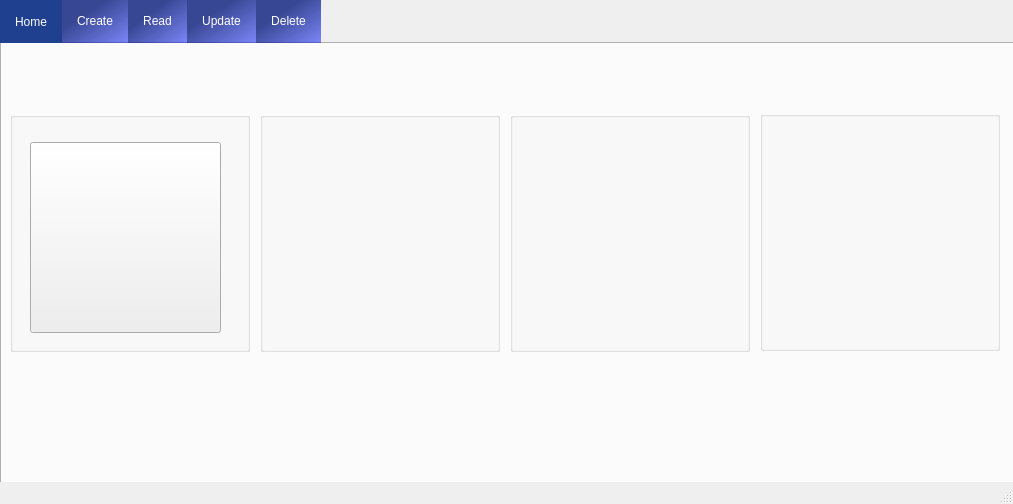
<?xml version="1.0" encoding="UTF-8"?>
<ui version="4.0">
 <class>Gestion_Client</class>
 <widget class="QMainWindow" name="Gestion_Client">
  <property name="geometry">
   <rect>
    <x>0</x>
    <y>0</y>
    <width>1013</width>
    <height>504</height>
   </rect>
  </property>
  <property name="windowTitle">
   <string>Tayarni - Gestion Client</string>
  </property>
  <property name="styleSheet">
   <string notr="true"/>
  </property>
  <widget class="QWidget" name="centralwidget">
   <widget class="QTabWidget" name="tabWidget">
    <property name="geometry">
     <rect>
      <x>0</x>
      <y>-1</y>
      <width>1021</width>
      <height>601</height>
     </rect>
    </property>
    <property name="styleSheet">
     <string notr="true">QTabWidget::pane {
  top:-1px; 
  background: rgb(245, 245, 245);
} 

QTabBar::tab {
	color: white;
  background: qlineargradient(spread:pad, x1:0.349, y1:0.336364, x2:1, y2:1, stop:0 rgba(5, 24, 122, 200), stop:1 rgba(5, 24, 255, 125));
  padding: 15px;
} 

QTabBar::tab:selected { 
	color: white;
  background: #1F408E;
  margin-bottom: -1px; 
}</string>
    </property>
    <property name="currentIndex">
     <number>0</number>
    </property>
    <widget class="QWidget" name="Home">
     <attribute name="title">
      <string>Home</string>
     </attribute>
     <widget class="QGroupBox" name="groupBox_4">
      <property name="geometry">
       <rect>
        <x>10</x>
        <y>70</y>
        <width>240</width>
        <height>240</height>
       </rect>
      </property>
      <property name="title">
       <string/>
      </property>
      <widget class="QPushButton" name="CreateHome">
       <property name="geometry">
        <rect>
         <x>20</x>
         <y>30</y>
         <width>191</width>
         <height>191</height>
        </rect>
       </property>
       <property name="styleSheet">
        <string notr="true">
border-image: url(:/new/prefix1/PngItem_792657.png) 0 0 0 0 stretch stretch;
border: 15px

QWidget#Home,#Create,#Read,#Update,#Delete {background-color:#1F408E;}</string>
       </property>
       <property name="text">
        <string/>
       </property>
      </widget>
     </widget>
     <widget class="QGroupBox" name="groupBox_5">
      <property name="geometry">
       <rect>
        <x>260</x>
        <y>70</y>
        <width>240</width>
        <height>240</height>
       </rect>
      </property>
      <property name="title">
       <string/>
      </property>
      <widget class="QPushButton" name="ReadHome">
       <property name="geometry">
        <rect>
         <x>20</x>
         <y>20</y>
         <width>191</width>
         <height>191</height>
        </rect>
       </property>
       <property name="styleSheet">
        <string notr="true">border-image: url(:/new/prefix1/3068380.png)  0 0 0 0 stretch stretch;
border: 15px;</string>
       </property>
       <property name="text">
        <string/>
       </property>
      </widget>
     </widget>
     <widget class="QGroupBox" name="groupBox_6">
      <property name="geometry">
       <rect>
        <x>510</x>
        <y>70</y>
        <width>240</width>
        <height>240</height>
       </rect>
      </property>
      <property name="title">
       <string/>
      </property>
      <widget class="QPushButton" name="UpdateHome">
       <property name="geometry">
        <rect>
         <x>20</x>
         <y>20</y>
         <width>191</width>
         <height>191</height>
        </rect>
       </property>
       <property name="styleSheet">
        <string notr="true">border-image: url(:/new/prefix1/update-icon.png)  0 0 0 0 stretch stretch;
border: 14px;</string>
       </property>
       <property name="text">
        <string/>
       </property>
      </widget>
     </widget>
     <widget class="QGroupBox" name="groupBox_7">
      <property name="geometry">
       <rect>
        <x>760</x>
        <y>69</y>
        <width>240</width>
        <height>240</height>
       </rect>
      </property>
      <property name="title">
       <string/>
      </property>
      <widget class="QPushButton" name="DeleteHome">
       <property name="geometry">
        <rect>
         <x>30</x>
         <y>20</y>
         <width>191</width>
         <height>191</height>
        </rect>
       </property>
       <property name="styleSheet">
        <string notr="true">

border-image: url(:/new/prefix1/1345874.png) 0 0 0 0 stretch stretch;
border: 15px
</string>
       </property>
       <property name="text">
        <string/>
       </property>
      </widget>
     </widget>
     <widget class="QLabel" name="label_5">
      <property name="geometry">
       <rect>
        <x>640</x>
        <y>280</y>
        <width>621</width>
        <height>201</height>
       </rect>
      </property>
      <property name="styleSheet">
       <string notr="true">image: url(:/new/prefix1/tayarni.png);</string>
      </property>
      <property name="text">
       <string/>
      </property>
     </widget>
    </widget>
    <widget class="QWidget" name="Create">
     <attribute name="title">
      <string>Create</string>
     </attribute>
     <widget class="QTableView" name="affiche">
      <property name="geometry">
       <rect>
        <x>399</x>
        <y>19</y>
        <width>581</width>
        <height>351</height>
       </rect>
      </property>
     </widget>
     <widget class="QGroupBox" name="groupBox_3">
      <property name="geometry">
       <rect>
        <x>30</x>
        <y>20</y>
        <width>350</width>
        <height>350</height>
       </rect>
      </property>
      <property name="title">
       <string/>
      </property>
      <widget class="MyButton" name="PDF_Button">
       <property name="geometry">
        <rect>
         <x>230</x>
         <y>280</y>
         <width>75</width>
         <height>23</height>
        </rect>
       </property>
       <property name="text">
        <string>PDF</string>
       </property>
      </widget>
      <widget class="MyButton" name="createbutton">
       <property name="geometry">
        <rect>
         <x>50</x>
         <y>280</y>
         <width>75</width>
         <height>23</height>
        </rect>
       </property>
       <property name="text">
        <string>Creer</string>
       </property>
      </widget>
      <widget class="QLabel" name="label_3">
       <property name="geometry">
        <rect>
         <x>30</x>
         <y>200</y>
         <width>121</width>
         <height>21</height>
        </rect>
       </property>
       <property name="minimumSize">
        <size>
         <width>121</width>
         <height>21</height>
        </size>
       </property>
       <property name="text">
        <string>Numero de Telephone</string>
       </property>
      </widget>
      <widget class="QLabel" name="label">
       <property name="geometry">
        <rect>
         <x>30</x>
         <y>50</y>
         <width>121</width>
         <height>21</height>
        </rect>
       </property>
       <property name="text">
        <string>Nom de l'entreprise</string>
       </property>
      </widget>
      <widget class="QLineEdit" name="lineEdit_numtel">
       <property name="geometry">
        <rect>
         <x>150</x>
         <y>200</y>
         <width>161</width>
         <height>21</height>
        </rect>
       </property>
      </widget>
      <widget class="QLabel" name="label_2">
       <property name="geometry">
        <rect>
         <x>30</x>
         <y>120</y>
         <width>121</width>
         <height>21</height>
        </rect>
       </property>
       <property name="text">
        <string>Email</string>
       </property>
      </widget>
      <widget class="QLineEdit" name="lineEdit_email">
       <property name="geometry">
        <rect>
         <x>150</x>
         <y>120</y>
         <width>161</width>
         <height>21</height>
        </rect>
       </property>
      </widget>
      <widget class="QLineEdit" name="lineEdit_name">
       <property name="geometry">
        <rect>
         <x>150</x>
         <y>50</y>
         <width>161</width>
         <height>21</height>
        </rect>
       </property>
      </widget>
     </widget>
    </widget>
    <widget class="QWidget" name="Read">
     <attribute name="title">
      <string>Read</string>
     </attribute>
     <widget class="MyButton" name="trinom">
      <property name="geometry">
       <rect>
        <x>40</x>
        <y>40</y>
        <width>91</width>
        <height>21</height>
       </rect>
      </property>
      <property name="text">
       <string>Nom Entreprise</string>
      </property>
     </widget>
     <widget class="QLabel" name="label_4">
      <property name="geometry">
       <rect>
        <x>40</x>
        <y>20</y>
        <width>47</width>
        <height>14</height>
       </rect>
      </property>
      <property name="text">
       <string>Trier par</string>
      </property>
     </widget>
     <widget class="MyButton" name="triemail">
      <property name="geometry">
       <rect>
        <x>140</x>
        <y>40</y>
        <width>91</width>
        <height>21</height>
       </rect>
      </property>
      <property name="text">
       <string>Email</string>
      </property>
     </widget>
     <widget class="MyButton" name="statistique">
      <property name="geometry">
       <rect>
        <x>240</x>
        <y>40</y>
        <width>171</width>
        <height>21</height>
       </rect>
      </property>
      <property name="text">
       <string>Statistique</string>
      </property>
     </widget>
     <widget class="QTableView" name="afficheread">
      <property name="geometry">
       <rect>
        <x>30</x>
        <y>70</y>
        <width>951</width>
        <height>341</height>
       </rect>
      </property>
     </widget>
    </widget>
    <widget class="QWidget" name="Update">
     <attribute name="title">
      <string>Update</string>
     </attribute>
     <widget class="QTableView" name="affichemodif">
      <property name="geometry">
       <rect>
        <x>399</x>
        <y>19</y>
        <width>581</width>
        <height>351</height>
       </rect>
      </property>
     </widget>
     <widget class="QGroupBox" name="groupBox_2">
      <property name="geometry">
       <rect>
        <x>30</x>
        <y>20</y>
        <width>350</width>
        <height>350</height>
       </rect>
      </property>
      <property name="title">
       <string/>
      </property>
      <widget class="QLineEdit" name="lineEdit_edit_id">
       <property name="geometry">
        <rect>
         <x>150</x>
         <y>50</y>
         <width>161</width>
         <height>21</height>
        </rect>
       </property>
      </widget>
      <widget class="QLineEdit" name="lineEdit_edit_numtel">
       <property name="geometry">
        <rect>
         <x>150</x>
         <y>220</y>
         <width>161</width>
         <height>21</height>
        </rect>
       </property>
      </widget>
      <widget class="QLabel" name="label_7">
       <property name="geometry">
        <rect>
         <x>30</x>
         <y>160</y>
         <width>121</width>
         <height>21</height>
        </rect>
       </property>
       <property name="text">
        <string>Email</string>
       </property>
      </widget>
      <widget class="MyButton" name="pushButton">
       <property name="geometry">
        <rect>
         <x>114</x>
         <y>292</y>
         <width>111</width>
         <height>21</height>
        </rect>
       </property>
       <property name="text">
        <string>Ajouter Voyageur</string>
       </property>
      </widget>
      <widget class="QLabel" name="label_8">
       <property name="geometry">
        <rect>
         <x>30</x>
         <y>50</y>
         <width>121</width>
         <height>21</height>
        </rect>
       </property>
       <property name="text">
        <string>Identifiant</string>
       </property>
      </widget>
      <widget class="QLabel" name="label_9">
       <property name="geometry">
        <rect>
         <x>30</x>
         <y>220</y>
         <width>121</width>
         <height>21</height>
        </rect>
       </property>
       <property name="text">
        <string>Numero de telephone</string>
       </property>
      </widget>
      <widget class="QLineEdit" name="lineEdit_edit_name">
       <property name="geometry">
        <rect>
         <x>150</x>
         <y>100</y>
         <width>161</width>
         <height>21</height>
        </rect>
       </property>
      </widget>
      <widget class="MyButton" name="modifybutton">
       <property name="geometry">
        <rect>
         <x>240</x>
         <y>290</y>
         <width>75</width>
         <height>23</height>
        </rect>
       </property>
       <property name="text">
        <string>Modifier</string>
       </property>
      </widget>
      <widget class="QLabel" name="label_6">
       <property name="geometry">
        <rect>
         <x>30</x>
         <y>100</y>
         <width>121</width>
         <height>21</height>
        </rect>
       </property>
       <property name="text">
        <string>Nom de l'entreprise</string>
       </property>
      </widget>
      <widget class="QLineEdit" name="lineEdit_edit_email">
       <property name="geometry">
        <rect>
         <x>150</x>
         <y>160</y>
         <width>161</width>
         <height>21</height>
        </rect>
       </property>
      </widget>
     </widget>
    </widget>
    <widget class="QWidget" name="Delete">
     <attribute name="title">
      <string>Delete</string>
     </attribute>
     <widget class="QTableView" name="affichedelete">
      <property name="geometry">
       <rect>
        <x>399</x>
        <y>19</y>
        <width>581</width>
        <height>351</height>
       </rect>
      </property>
     </widget>
     <widget class="QGroupBox" name="groupBox">
      <property name="geometry">
       <rect>
        <x>30</x>
        <y>20</y>
        <width>350</width>
        <height>350</height>
       </rect>
      </property>
      <property name="title">
       <string/>
      </property>
      <widget class="QLineEdit" name="lineEdit_delete_id">
       <property name="geometry">
        <rect>
         <x>150</x>
         <y>50</y>
         <width>161</width>
         <height>21</height>
        </rect>
       </property>
      </widget>
      <widget class="QLabel" name="label_11">
       <property name="geometry">
        <rect>
         <x>30</x>
         <y>50</y>
         <width>121</width>
         <height>21</height>
        </rect>
       </property>
       <property name="text">
        <string>Identifiant</string>
       </property>
      </widget>
      <widget class="QLabel" name="label_10">
       <property name="geometry">
        <rect>
         <x>30</x>
         <y>160</y>
         <width>121</width>
         <height>21</height>
        </rect>
       </property>
       <property name="text">
        <string>Email</string>
       </property>
      </widget>
      <widget class="QLineEdit" name="lineEdit_delete_email">
       <property name="geometry">
        <rect>
         <x>150</x>
         <y>160</y>
         <width>161</width>
         <height>21</height>
        </rect>
       </property>
       <property name="readOnly">
        <bool>true</bool>
       </property>
      </widget>
      <widget class="QLabel" name="label_13">
       <property name="geometry">
        <rect>
         <x>30</x>
         <y>100</y>
         <width>121</width>
         <height>21</height>
        </rect>
       </property>
       <property name="text">
        <string>Nom de l'entreprise</string>
       </property>
      </widget>
      <widget class="QLabel" name="label_12">
       <property name="geometry">
        <rect>
         <x>30</x>
         <y>220</y>
         <width>121</width>
         <height>21</height>
        </rect>
       </property>
       <property name="text">
        <string>Numero de telephone</string>
       </property>
      </widget>
      <widget class="MyButton" name="deletebutton">
       <property name="geometry">
        <rect>
         <x>240</x>
         <y>290</y>
         <width>75</width>
         <height>23</height>
        </rect>
       </property>
       <property name="text">
        <string>Delete</string>
       </property>
      </widget>
      <widget class="QLineEdit" name="lineEdit_delete_numtel">
       <property name="geometry">
        <rect>
         <x>150</x>
         <y>220</y>
         <width>161</width>
         <height>21</height>
        </rect>
       </property>
       <property name="readOnly">
        <bool>true</bool>
       </property>
      </widget>
      <widget class="QLineEdit" name="lineEdit_delete_name">
       <property name="geometry">
        <rect>
         <x>150</x>
         <y>100</y>
         <width>161</width>
         <height>21</height>
        </rect>
       </property>
       <property name="readOnly">
        <bool>true</bool>
       </property>
      </widget>
     </widget>
    </widget>
   </widget>
  </widget>
  <widget class="QMenuBar" name="menubar">
   <property name="geometry">
    <rect>
     <x>0</x>
     <y>0</y>
     <width>1013</width>
     <height>22</height>
    </rect>
   </property>
  </widget>
  <widget class="QStatusBar" name="statusbar"/>
 </widget>
 <customwidgets>
  <customwidget>
   <class>MyButton</class>
   <extends>QPushButton</extends>
   <header location="global">mybutton.h</header>
  </customwidget>
 </customwidgets>
 <resources/>
 <connections/>
</ui>
